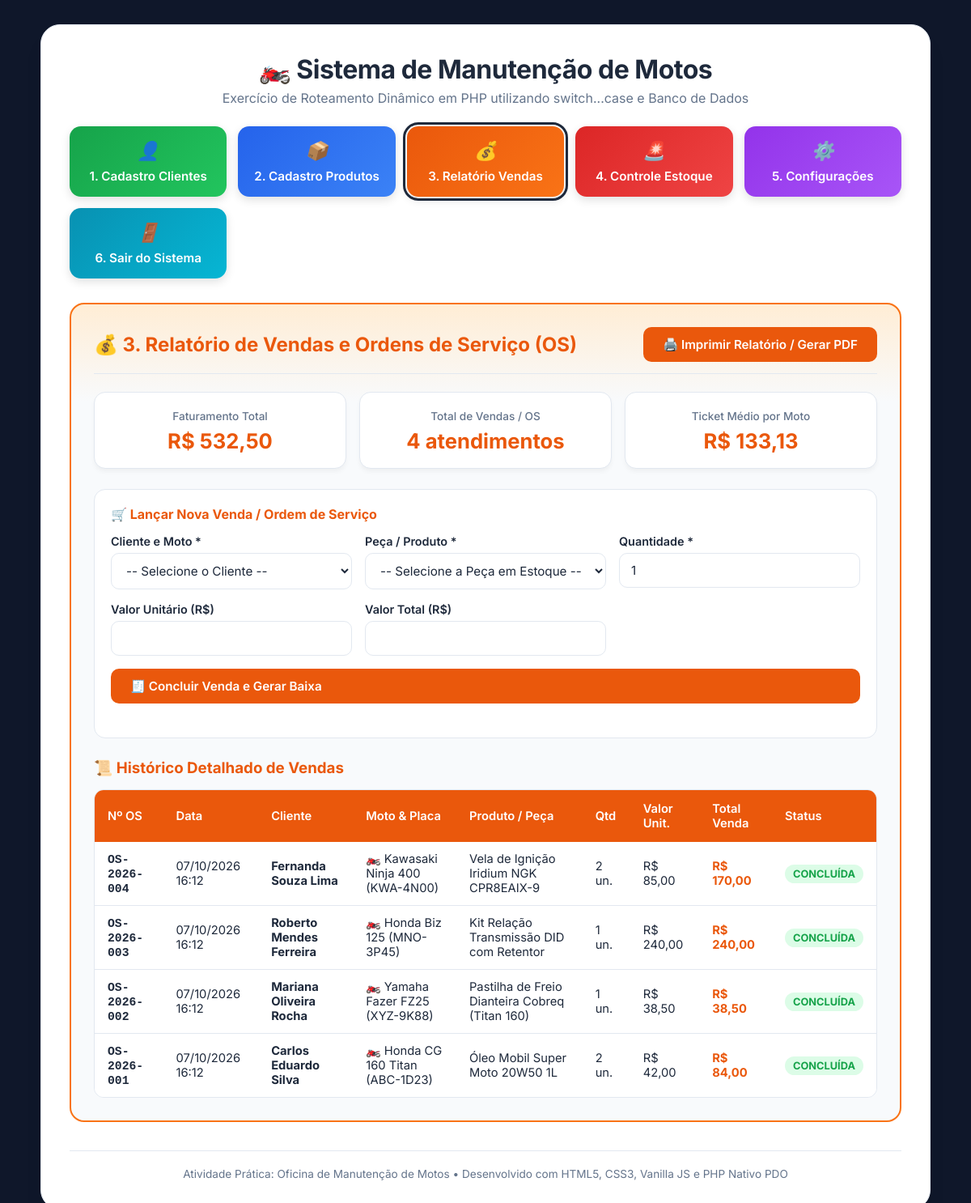
Screenshot of /index.php?opcao=C with the database file from the repository.
### tables this page shows
CREATE TABLE IF NOT EXISTS `vendas` (
    `id` INT AUTO_INCREMENT PRIMARY KEY,
    `numero_os` VARCHAR(20) NOT NULL,
    `cliente_id` INT NOT NULL,
    `produto_id` INT NOT NULL,
    `quantidade` INT NOT NULL,
    `valor_unitario` DECIMAL(10,2) NOT NULL,
    `valor_total` DECIMAL(10,2) NOT NULL,
    `data_venda` TIMESTAMP DEFAULT CURRENT_TIMESTAMP,
    `status` VARCHAR(30) DEFAULT 'Concluída',
    FOREIGN KEY (`cliente_id`) REFERENCES `clientes`(`id`) ON DELETE CASCADE,
    FOREIGN KEY (`produto_id`) REFERENCES `produtos`(`id`) ON DELETE CASCADE
);

CREATE TABLE IF NOT EXISTS `clientes` (
    `id` INT AUTO_INCREMENT PRIMARY KEY,
    `nome` VARCHAR(100) NOT NULL,
    `cpf` VARCHAR(14) NOT NULL,
    `telefone` VARCHAR(20) NOT NULL,
    `email` VARCHAR(100),
    `modelo_moto` VARCHAR(80) NOT NULL,
    `placa_moto` VARCHAR(10) NOT NULL,
    `ano_moto` VARCHAR(4),
    `observacoes` TEXT,
    `created_at` TIMESTAMP DEFAULT CURRENT_TIMESTAMP
);

CREATE TABLE IF NOT EXISTS `produtos` (
    `id` INT AUTO_INCREMENT PRIMARY KEY,
    `codigo_sku` VARCHAR(30) UNIQUE NOT NULL,
    `nome` VARCHAR(100) NOT NULL,
    `categoria` VARCHAR(50) NOT NULL,
    `preco_custo` DECIMAL(10,2) NOT NULL,
    `preco_venda` DECIMAL(10,2) NOT NULL,
    `quantidade_estoque` INT NOT NULL DEFAULT 0,
    `quantidade_minima` INT NOT NULL DEFAULT 5,
    `created_at` TIMESTAMP DEFAULT CURRENT_TIMESTAMP
);

### db.php (called while the page is built, shortened)
<?php
function getDBConnection() {
    static $conn = null;
    $host = 'localhost';$dbName = 'oficina_motos';
    $user = 'root';$pass = 'admin';
    try {
        $conn = new mysqli($host,$user, $pass);$conn->set_charset('utf8mb4');
        $sqlCreateDB = "CREATE DATABASE IF NOT EXISTS `$dbName` CHARACTER SET utf8mb4 COLLATE utf8mb4_unicode_ci";
        $conn->query($sqlCreateDB);
        $conn->select_db($dbName);
    } catch (mysqli_sql_exception $e) {
        die("Erro ao conectar ao banco de dados MySQL: " . $e->getMessage());
    }
    initDatabaseSchema($conn);
    return $conn;
}
function initDatabaseSchema($conn) {
    $sqlClientes = "CREATE TABLE IF NOT EXISTS clientes (
        id INT AUTO_INCREMENT PRIMARY KEY,
        nome VARCHAR(100) NOT NULL,
        cpf VARCHAR(14) NOT NULL,
        telefone VARCHAR(20) NOT NULL,
        email VARCHAR(100),
        modelo_moto VARCHAR(80) NOT NULL,
        placa_moto VARCHAR(10) NOT NULL,
        ano_moto VARCHAR(4),
        observacoes TEXT,
        created_at TIMESTAMP DEFAULT CURRENT_TIMESTAMP
    )";
    $sqlProdutos = "CREATE TABLE IF NOT EXISTS produtos (
        id INT AUTO_INCREMENT PRIMARY KEY,
        codigo_sku VARCHAR(30) UNIQUE NOT NULL,
        nome VARCHAR(100) NOT NULL,
        categoria VARCHAR(50) NOT NULL,
        preco_custo DECIMAL(10,2) NOT NULL,
        preco_venda DECIMAL(10,2) NOT NULL,
        quantidade_estoque INT NOT NULL DEFAULT 0,
        quantidade_minima INT NOT NULL DEFAULT 5,
        created_at TIMESTAMP DEFAULT CURRENT_TIMESTAMP
    )";
    $sqlVendas = "CREATE TABLE IF NOT EXISTS vendas (
        id INT AUTO_INCREMENT PRIMARY KEY,
        numero_os VARCHAR(20) NOT NULL,
        cliente_id INT NOT NULL,
        produto_id INT NOT NULL,
        quantidade INT NOT NULL,
        valor_unitario DECIMAL(10,2) NOT NULL,
        valor_total DECIMAL(10,2) NOT NULL,
        data_venda TIMESTAMP DEFAULT CURRENT_TIMESTAMP,
        status VARCHAR(30) DEFAULT 'Concluída'
    )";
    $conn->query($sqlClientes);
    $conn->query($sqlProdutos);
    $conn->query($sqlVendas);
    seedInitialData($conn);
}
function seedInitialData($conn) {
    $result =$conn->query("SELECT COUNT(*) as total FROM clientes");
    $row =$result->fetch_assoc();
}

### processa.php (the view, shortened to what this page needs)
<?php
require_once 'db.php';
class MysqliCompatResult {
    private $result;
    public function __construct($result) {
        $this->result = $result;
    }
    public function fetchAll($mode = MYSQLI_ASSOC) {
        return $this->result->fetch_all($mode);
    }
    public function fetch($mode = MYSQLI_ASSOC) {
        return $this->result->fetch_array($mode);
    }
}
class MysqliCompat {
    private $conn;
    public function __construct($conn) {
        $this->conn = $conn;
    }
    public function query($sql) {
        $result = $this->conn->query($sql);
        return new MysqliCompatResult($result);
    }
}
$pdo = new MysqliCompat(getDBConnection());
$opcao = $_REQUEST['opcao'] ?? 'dashboard';
switch ($opcao) {
        ?>
        <?php
    case 'C':
    case '3':
    case 'vendas':
        $sqlVendasList = "SELECT v.*, c.nome as cliente_nome, c.modelo_moto, c.placa_moto, p.nome as produto_nome
                          FROM vendas v
                          JOIN clientes c ON v.cliente_id = c.id
                          JOIN produtos p ON v.produto_id = p.id
                          ORDER BY v.id DESC";
        $vendas = $pdo->query($sqlVendasList)->fetchAll();
        $totalFaturado = $pdo->query("SELECT SUM(valor_total) as total FROM vendas")->fetch()['total'] ?? 0;
        $totalVendasCount = count($vendas);
        $ticketMedio = $totalVendasCount > 0 ? ($totalFaturado / $totalVendasCount) : 0;
        ?>
        <div class="module-container theme-orange">
            <div class="module-header no-print">
                <h2>💰 3. Relatório de Vendas e Ordens de Serviço (OS)</h2>
                <button onclick="imprimirRelatorio()" class="btn-action" style="background: var(--color-orange-dark);">🖨️ Imprimir Relatório / Gerar PDF</button>
            </div>
            <div class="kpi-grid">
                <div class="kpi-card orange">
                    <span>Faturamento Total</span>
                    <h3>R$ <?= number_format($totalFaturado, 2, ',', '.') ?></h3>
                </div>
                <div class="kpi-card orange">
                    <span>Total de Vendas / OS</span>
                    <h3><?= $totalVendasCount ?> atendimentos</h3>
                </div>
                <div class="kpi-card orange">
                    <span>Ticket Médio por Moto</span>
                    <h3>R$ <?= number_format($ticketMedio, 2, ',', '.') ?></h3>
                </div>
            </div>
            <div class="no-print" style="background: var(--bg-container); padding: 20px; border-radius: 14px; margin-bottom: 25px; border: 1px solid var(--border-color);">
                <h4 style="margin-bottom: 15px; color: var(--color-orange-dark);">🛒 Lançar Nova Venda / Ordem de Serviço</h4>
                <form action="index.php?opcao=vendas" method="POST" class="form-grid">
                    <div class="form-group">
                        <label>Cliente e Moto *</label>
                        <select name="cliente_id" required>
                            <option value="">-- Selecione o Cliente --</option>
                        </select>
                    </div>
                    <div class="form-group">
                        <label>Peça / Produto *</label>
                        <select name="produto_id" id="venda_produto_id" required>
                            <option value="">-- Selecione a Peça em Estoque --</option>
                        </select>
                    </div>
                    <div class="form-group">
                        <label>Quantidade *</label>
                        <input type="number" name="quantidade" id="venda_quantidade" value="1" min="1" required>
                    </div>
                    <div class="form-group">
                        <label>Valor Unitário (R$)</label>
                        <input type="number" step="0.01" name="valor_unitario" id="venda_valor_unitario" readonly>
                    </div>
                    <div class="form-group">
                        <label>Valor Total (R$)</label>
                        <input type="number" step="0.01" id="venda_valor_total" readonly style="font-weight:bold; color:var(--color-orange-dark);">
                    </div>
                    <div class="form-group full-width">
                        <button type="submit" class="btn-action">🧾 Concluir Venda e Gerar Baixa</button>
                    </div>
                </form>
            </div>
            <h3 style="margin-bottom: 12px; color: var(--color-orange-dark);">📜 Histórico Detalhado de Vendas</h3>
            <div class="table-responsive">
                <table class="custom-table">
                    <thead>
                        <tr>
                            <th>Nº OS</th>
                            <th>Data</th>
                            <th>Cliente</th>
                            <th>Moto & Placa</th>
                            <th>Produto / Peça</th>
                            <th>Qtd</th>
                            <th>Valor Unit.</th>
                            <th>Total Venda</th>
                            <th>Status</th>
                        </tr>
                    </thead>
                    <tbody>
                        <?php if (empty($vendas)): ?>
                            <tr><td colspan="9" style="text-align: center;">Nenhuma venda realizada ainda.</td></tr>
                        <?php else: ?>
                            <?php foreach ($vendas as $v): ?>
                                <tr>
                                    <td><strong style="font-family:monospace;"><?= htmlspecialchars($v['numero_os']) ?></strong></td>
                                    <td><?= date('d/m/Y H:i', strtotime($v['data_venda'])) ?></td>
                                    <td><strong><?= htmlspecialchars($v['cliente_nome']) ?></strong></td>
                                    <td>🏍️ <?= htmlspecialchars($v['modelo_moto']) ?> (<?= htmlspecialchars($v['placa_moto']) ?>)</td>
                                    <td><?= htmlspecialchars($v['produto_nome']) ?></td>
                                    <td><?= $v['quantidade'] ?> un.</td>
                                    <td>R$ <?= number_format($v['valor_unitario'], 2, ',', '.') ?></td>
                                    <td><strong style="color: var(--color-orange-dark);">R$ <?= number_format($v['valor_total'], 2, ',', '.') ?></strong></td>
                                    <td><span class="status-badge status-normal"><?= htmlspecialchars($v['status']) ?></span></td>
                                </tr>
                            <?php endforeach; ?>
                        <?php endif; ?>
                    </tbody>
                </table>
            </div>
        </div>
        <?php
        break;
        ?>
        <?php
}
?>

### style.css (style rules this page uses)
:root { --bg-body: #0f172a; --bg-container: #ffffff; --bg-card: #f8fafc; --text-main: #1e293b; --text-muted: #64748b; --border-color: #e2e8f0; --shadow-main: 0 20px 25px -5px rgba(0, 0, 0, 0.1), 0 10px 10px -5px rgba(0, 0, 0, 0.04); --font-base-size: 16px; --color-green: #22c55e; --color-green-dark: #16a34a; --color-green-light: #dcfce7; --color-blue: #3b82f6; --color-blue-dark: #2563eb; --color-blue-light: #dbeafe; --color-orange: #f97316; --color-orange-dark: #ea580c; --color-orange-light: #ffedd5; --color-red: #ef4444; --color-red-dark: #dc2626; --color-red-light: #fee2e2; --color-purple: #a855f7; --color-purple-dark: #9333ea; --color-purple-light: #f3e8ff; --color-teal: #06b6d4; --color-teal-dark: #0891b2; --color-teal-light: #cffaff; }
* { margin: 0; padding: 0; box-sizing: border-box; font-family: 'Inter', -apple-system, BlinkMacSystemFont, "Segoe UI", Roboto, sans-serif; }
body { background: var(--bg-body); color: var(--text-main); min-height: 100vh; display: flex; justify-content: center; align-items: flex-start; padding: 30px 15px; transition: background-color 0.3s ease, color 0.3s ease; }
.module-container { border-radius: 18px; padding: 28px; background: var(--bg-card); border: 2px solid transparent; transition: all 0.3s ease; animation: fadeIn 0.3s ease-in-out; }
.theme-orange { border-color: var(--color-orange); background: linear-gradient(180deg, var(--color-orange-light) 0%, var(--bg-card) 120px); }
.theme-orange .module-header h2 { color: var(--color-orange-dark); }
.theme-orange .btn-action { background: var(--color-orange-dark); color: #fff; }
.module-header { display: flex; justify-content: space-between; align-items: center; margin-bottom: 22px; padding-bottom: 14px; border-bottom: 1px solid var(--border-color); }
.module-header h2 { font-size: 1.5rem; font-weight: 700; display: flex; align-items: center; gap: 10px; }
.form-grid { display: grid; grid-template-columns: repeat(auto-fit, minmax(240px, 1fr)); gap: 16px; margin-bottom: 22px; }
.form-group { display: flex; flex-direction: column; gap: 6px; }
.form-group.full-width { grid-column: 1 / -1; }
.form-group label { font-size: 0.9rem; font-weight: 600; color: var(--text-main); }
.form-group input, .form-group select, .form-group textarea { padding: 11px 14px; border-radius: 10px; border: 1px solid var(--border-color); background: var(--bg-container); color: var(--text-main); font-size: 0.95rem; outline: none; transition: all 0.2s ease; }
.btn-action { padding: 12px 24px; border-radius: 10px; border: none; font-size: 0.95rem; font-weight: 600; cursor: pointer; display: inline-flex; align-items: center; gap: 8px; transition: transform 0.15s ease, filter 0.15s ease; text-decoration: none; }
.kpi-grid { display: grid; grid-template-columns: repeat(auto-fit, minmax(200px, 1fr)); gap: 16px; margin-bottom: 25px; }
.kpi-card { background: var(--bg-container); border-radius: 14px; padding: 18px; border: 1px solid var(--border-color); box-shadow: 0 4px 6px -1px rgba(0, 0, 0, 0.05); text-align: center; }
.kpi-card span { font-size: 0.85rem; color: var(--text-muted); font-weight: 500; }
.kpi-card h3 { font-size: 1.6rem; font-weight: 700; margin-top: 6px; color: var(--text-main); }
.kpi-card.orange h3 { color: var(--color-orange-dark); }
.table-responsive { width: 100%; overflow-x: auto; margin-top: 15px; border-radius: 12px; border: 1px solid var(--border-color); }
.custom-table { width: 100%; border-collapse: collapse; background: var(--bg-container); text-align: left; font-size: 0.92rem; }
.custom-table th { padding: 14px 16px; font-weight: 600; color: #ffffff; }
.theme-orange .custom-table th { background: var(--color-orange-dark); }
.custom-table td { padding: 12px 16px; border-bottom: 1px solid var(--border-color); color: var(--text-main); }
.custom-table tr:last-child td { border-bottom: none; }
.status-badge { display: inline-block; padding: 4px 10px; border-radius: 12px; font-size: 0.8rem; font-weight: 700; text-transform: uppercase; }
.status-normal { background: var(--color-green-light); color: var(--color-green-dark); }

### rows the page displays
vendas: numero_os "OS-2026-004", data_venda "07/10/2026 16:12", cliente.nome "Fernanda Souza Lima", cliente.modelo_moto "Kawasaki Ninja 400", cliente.placa_moto "KWA-4N00", produto.nome "Vela de Ignição Iridium NGK CPR8EAIX-9", quantidade "2", valor_unitario "85,00", valor_total "170,00", status "CONCLUÍDA"
vendas: numero_os "OS-2026-003", data_venda "07/10/2026 16:12", cliente.nome "Roberto Mendes Ferreira", cliente.modelo_moto "Honda Biz 125", cliente.placa_moto "MNO-3P45", produto.nome "Kit Relação Transmissão DID com Retentor", quantidade "1", valor_unitario "240,00", valor_total "240,00", status "CONCLUÍDA"
vendas: numero_os "OS-2026-002", data_venda "07/10/2026 16:12", cliente.nome "Mariana Oliveira Rocha", cliente.modelo_moto "Yamaha Fazer FZ25", cliente.placa_moto "XYZ-9K88", produto.nome "Pastilha de Freio Dianteira Cobreq (Titan 160)", quantidade "1", valor_unitario "38,50", valor_total "38,50", status "CONCLUÍDA"
vendas: numero_os "OS-2026-001", data_venda "07/10/2026 16:12", cliente.nome "Carlos Eduardo Silva", cliente.modelo_moto "Honda CG 160 Titan", cliente.placa_moto "ABC-1D23", produto.nome "Óleo Mobil Super Moto 20W50 1L", quantidade "2", valor_unitario "42,00", valor_total "84,00", status "CONCLUÍDA"

### other values shown
$totalFaturado "532,50"
$totalVendasCount "4"
$ticketMedio "133,13"
